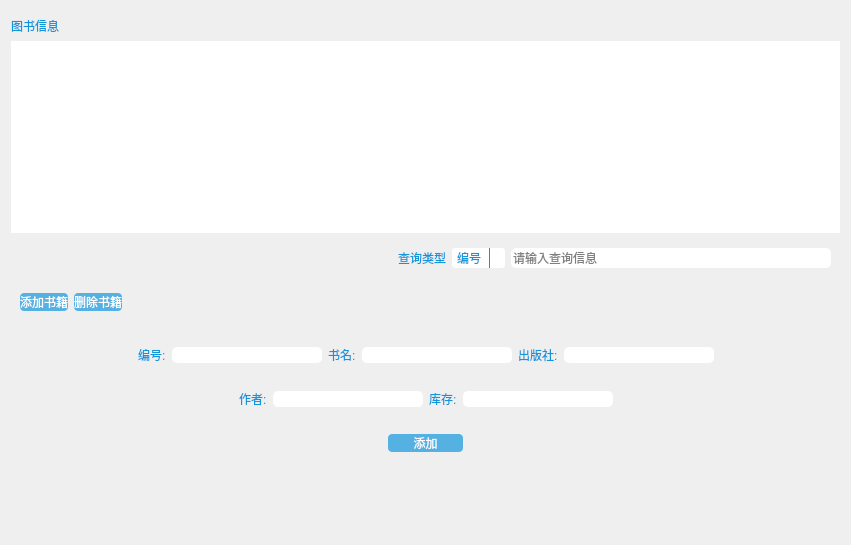
<?xml version="1.0" encoding="UTF-8"?>
<ui version="4.0">
 <class>Manager</class>
 <widget class="QWidget" name="Manager">
  <property name="geometry">
   <rect>
    <x>0</x>
    <y>0</y>
    <width>851</width>
    <height>545</height>
   </rect>
  </property>
  <property name="windowTitle">
   <string>Form</string>
  </property>
  <property name="styleSheet">
   <string notr="true">QLabel,
QTableView,
QComboBox
{
	border: none;
	color: #1296db;
	font: 14px &quot;微软雅黑&quot;;
}

QLabel:hover
{
	color: #ffffff;
}

QTableView:item:selected
{
	color: #1296db;
	background: qlineargradient(spread: pad, x1: 0, y1: 0, x2: 0, y2: 1, stop: 0 #def0fe, stop: 1 #c0def6);
}

QTableView:item:hover
{
	background: qlineargradient(spread: pad, x1: 0, y1: 0, x2: 0, y2: 1, stop: 0 #f2f9ff, stop: 1 #daefff);
}

QTableView:item
{
	padding: 5px;
	margin: 0px;
}

QScrollBar:vertical
{
	padding-top: 15px;
	padding-bottom: 15px;
	background-color: rgba(0, 0, 0, 0);
}

QScrollBar:add-line:vertical
{
	height: 15px;
	width: 15px;
	subcontrol-position: bottom;
	subcontrol-origin: margin;
	border-image: url(:/Images/down.png);
}

QScrollBar:add-line:vertical:pressed
{
	height: 15px;
	width: 15px;
	subcontrol-position: bottom;
	subcontrol-origin: margin;
	border-image: url(:/Images/down_pre.png);
}

QScrollBar:sub-line:vertical
{
	height: 15px;
	width: 15px;
	subcontrol-position: top;
	subcontrol-origin: margin;
	border-image: url(:/Images/up.png);
}

QScrollBar:sub-line:vertical:pressed
{
	height: 15px;
	width: 15px;
	subcontrol-position: top;
	subcontrol-origin: margin;
	border-image: url(:/Images/up_pre.png);
}

QScrollBar:handle:vertical
{
	background: #1296db;
	width: 15px;
}

QScrollBar:handle:vertical:hover
{
	width: 15px;
	background: #00aaff;
}

QLineEdit
{
	border: none;
	color: #000000;
	font: 75 14px &quot;微软雅黑&quot;;
	border-radius: 5px;
	selection-background-color: #def0fe;
	selection-color: #1296db;
}

QComboBox
{
	border-radius: 3px;
}

QComboBox::drop-down
{	
	border-left-width: 1px;
	border-left-style: solid;	
	border-bottom-right-radius: 3px;
	border-left-color: #1296db;
}

QComboBox:down-arrow
{
	image: url(:/Images/down.png);
}</string>
  </property>
  <layout class="QVBoxLayout" name="verticalLayout">
   <item>
    <widget class="MenuBar" name="widget_4" native="true"/>
   </item>
   <item>
    <widget class="QLabel" name="bookInfoLabel">
     <property name="sizePolicy">
      <sizepolicy hsizetype="Preferred" vsizetype="Preferred">
       <horstretch>0</horstretch>
       <verstretch>0</verstretch>
      </sizepolicy>
     </property>
     <property name="minimumSize">
      <size>
       <width>0</width>
       <height>0</height>
      </size>
     </property>
     <property name="maximumSize">
      <size>
       <width>16777215</width>
       <height>16777215</height>
      </size>
     </property>
     <property name="text">
      <string>图书信息</string>
     </property>
    </widget>
   </item>
   <item>
    <widget class="QTableView" name="bookInfoView">
     <property name="sizePolicy">
      <sizepolicy hsizetype="Preferred" vsizetype="Preferred">
       <horstretch>0</horstretch>
       <verstretch>0</verstretch>
      </sizepolicy>
     </property>
     <property name="focusPolicy">
      <enum>Qt::NoFocus</enum>
     </property>
     <property name="styleSheet">
      <string notr="true">color: #000000;</string>
     </property>
     <property name="verticalScrollBarPolicy">
      <enum>Qt::ScrollBarAsNeeded</enum>
     </property>
     <property name="horizontalScrollBarPolicy">
      <enum>Qt::ScrollBarAsNeeded</enum>
     </property>
     <property name="editTriggers">
      <set>QAbstractItemView::NoEditTriggers</set>
     </property>
     <property name="alternatingRowColors">
      <bool>false</bool>
     </property>
     <property name="selectionMode">
      <enum>QAbstractItemView::SingleSelection</enum>
     </property>
     <property name="selectionBehavior">
      <enum>QAbstractItemView::SelectRows</enum>
     </property>
     <property name="textElideMode">
      <enum>Qt::ElideLeft</enum>
     </property>
     <property name="sortingEnabled">
      <bool>true</bool>
     </property>
    </widget>
   </item>
   <item>
    <widget class="QWidget" name="widget" native="true">
     <layout class="QHBoxLayout" name="horizontalLayout">
      <item>
       <spacer name="horizontalSpacer_2">
        <property name="orientation">
         <enum>Qt::Horizontal</enum>
        </property>
        <property name="sizeHint" stdset="0">
         <size>
          <width>40</width>
          <height>20</height>
         </size>
        </property>
       </spacer>
      </item>
      <item>
       <widget class="QLabel" name="queryTypeLabel">
        <property name="sizePolicy">
         <sizepolicy hsizetype="Preferred" vsizetype="Preferred">
          <horstretch>0</horstretch>
          <verstretch>0</verstretch>
         </sizepolicy>
        </property>
        <property name="text">
         <string>查询类型</string>
        </property>
       </widget>
      </item>
      <item>
       <widget class="QComboBox" name="queryTypeComboBox">
        <property name="sizePolicy">
         <sizepolicy hsizetype="Preferred" vsizetype="Preferred">
          <horstretch>0</horstretch>
          <verstretch>0</verstretch>
         </sizepolicy>
        </property>
        <property name="focusPolicy">
         <enum>Qt::NoFocus</enum>
        </property>
        <item>
         <property name="text">
          <string>编号</string>
         </property>
        </item>
        <item>
         <property name="text">
          <string>书名</string>
         </property>
        </item>
        <item>
         <property name="text">
          <string>出版社</string>
         </property>
        </item>
        <item>
         <property name="text">
          <string>作者</string>
         </property>
        </item>
        <item>
         <property name="text">
          <string>库存</string>
         </property>
        </item>
       </widget>
      </item>
      <item>
       <widget class="QLineEdit" name="queryEdit">
        <property name="sizePolicy">
         <sizepolicy hsizetype="Expanding" vsizetype="Preferred">
          <horstretch>0</horstretch>
          <verstretch>0</verstretch>
         </sizepolicy>
        </property>
        <property name="maximumSize">
         <size>
          <width>320</width>
          <height>16777215</height>
         </size>
        </property>
        <property name="focusPolicy">
         <enum>Qt::StrongFocus</enum>
        </property>
        <property name="placeholderText">
         <string>请输入查询信息</string>
        </property>
        <property name="clearButtonEnabled">
         <bool>false</bool>
        </property>
       </widget>
      </item>
     </layout>
    </widget>
   </item>
   <item>
    <widget class="QWidget" name="widget_3" native="true">
     <layout class="QHBoxLayout" name="horizontalLayout_3">
      <property name="leftMargin">
       <number>9</number>
      </property>
      <property name="rightMargin">
       <number>9</number>
      </property>
      <item>
       <widget class="QPushButton" name="addButton">
        <property name="focusPolicy">
         <enum>Qt::NoFocus</enum>
        </property>
        <property name="styleSheet">
         <string notr="true">QPushButton 
{
	background-color: rgba(18, 150, 219, 0.7);
    border-radius: 4px;  
	color: #ffffff;
	font: 14px &quot;微软雅黑&quot;;
}  

QPushButton:pressed
{
	background-color: #00aaff;
}</string>
        </property>
        <property name="text">
         <string>添加书籍</string>
        </property>
       </widget>
      </item>
      <item>
       <widget class="QPushButton" name="deleteButton">
        <property name="focusPolicy">
         <enum>Qt::NoFocus</enum>
        </property>
        <property name="styleSheet">
         <string notr="true">QPushButton 
{
	background-color: rgba(18, 150, 219, 0.7);
    border-radius: 4px;  
	color: #ffffff;
	font: 14px &quot;微软雅黑&quot;;
}  

QPushButton:pressed
{
	background-color: #00aaff;
}</string>
        </property>
        <property name="text">
         <string>删除书籍</string>
        </property>
       </widget>
      </item>
      <item>
       <spacer name="horizontalSpacer">
        <property name="orientation">
         <enum>Qt::Horizontal</enum>
        </property>
        <property name="sizeHint" stdset="0">
         <size>
          <width>40</width>
          <height>20</height>
         </size>
        </property>
       </spacer>
      </item>
     </layout>
    </widget>
   </item>
   <item>
    <widget class="QWidget" name="addWidget" native="true">
     <layout class="QVBoxLayout" name="verticalLayout_2">
      <item>
       <widget class="QWidget" name="widget_6" native="true">
        <layout class="QHBoxLayout" name="horizontalLayout_4">
         <item>
          <spacer name="horizontalSpacer_5">
           <property name="orientation">
            <enum>Qt::Horizontal</enum>
           </property>
           <property name="sizeHint" stdset="0">
            <size>
             <width>40</width>
             <height>20</height>
            </size>
           </property>
          </spacer>
         </item>
         <item>
          <widget class="QLabel" name="numLabel">
           <property name="text">
            <string>编号:</string>
           </property>
          </widget>
         </item>
         <item>
          <widget class="QLineEdit" name="numEdit">
           <property name="sizePolicy">
            <sizepolicy hsizetype="Minimum" vsizetype="Fixed">
             <horstretch>0</horstretch>
             <verstretch>0</verstretch>
            </sizepolicy>
           </property>
           <property name="minimumSize">
            <size>
             <width>150</width>
             <height>0</height>
            </size>
           </property>
           <property name="focusPolicy">
            <enum>Qt::StrongFocus</enum>
           </property>
           <property name="clearButtonEnabled">
            <bool>true</bool>
           </property>
          </widget>
         </item>
         <item>
          <widget class="QLabel" name="nameLabel">
           <property name="text">
            <string>书名:</string>
           </property>
          </widget>
         </item>
         <item>
          <widget class="QLineEdit" name="nameEdit">
           <property name="sizePolicy">
            <sizepolicy hsizetype="Minimum" vsizetype="Fixed">
             <horstretch>0</horstretch>
             <verstretch>0</verstretch>
            </sizepolicy>
           </property>
           <property name="minimumSize">
            <size>
             <width>150</width>
             <height>0</height>
            </size>
           </property>
           <property name="focusPolicy">
            <enum>Qt::StrongFocus</enum>
           </property>
           <property name="clearButtonEnabled">
            <bool>true</bool>
           </property>
          </widget>
         </item>
         <item>
          <widget class="QLabel" name="publishLabel">
           <property name="text">
            <string>出版社:</string>
           </property>
          </widget>
         </item>
         <item>
          <widget class="QLineEdit" name="publishEdit">
           <property name="sizePolicy">
            <sizepolicy hsizetype="Minimum" vsizetype="Fixed">
             <horstretch>0</horstretch>
             <verstretch>0</verstretch>
            </sizepolicy>
           </property>
           <property name="minimumSize">
            <size>
             <width>150</width>
             <height>0</height>
            </size>
           </property>
           <property name="focusPolicy">
            <enum>Qt::StrongFocus</enum>
           </property>
           <property name="clearButtonEnabled">
            <bool>true</bool>
           </property>
          </widget>
         </item>
         <item>
          <spacer name="horizontalSpacer_4">
           <property name="orientation">
            <enum>Qt::Horizontal</enum>
           </property>
           <property name="sizeHint" stdset="0">
            <size>
             <width>40</width>
             <height>20</height>
            </size>
           </property>
          </spacer>
         </item>
        </layout>
       </widget>
      </item>
      <item>
       <widget class="QWidget" name="widget_7" native="true">
        <layout class="QHBoxLayout" name="horizontalLayout_5">
         <item>
          <spacer name="horizontalSpacer_7">
           <property name="orientation">
            <enum>Qt::Horizontal</enum>
           </property>
           <property name="sizeHint" stdset="0">
            <size>
             <width>40</width>
             <height>20</height>
            </size>
           </property>
          </spacer>
         </item>
         <item>
          <widget class="QLabel" name="authorLabel">
           <property name="text">
            <string>作者:</string>
           </property>
          </widget>
         </item>
         <item>
          <widget class="QLineEdit" name="authorEdit">
           <property name="sizePolicy">
            <sizepolicy hsizetype="Minimum" vsizetype="Fixed">
             <horstretch>0</horstretch>
             <verstretch>0</verstretch>
            </sizepolicy>
           </property>
           <property name="minimumSize">
            <size>
             <width>150</width>
             <height>0</height>
            </size>
           </property>
           <property name="focusPolicy">
            <enum>Qt::StrongFocus</enum>
           </property>
           <property name="clearButtonEnabled">
            <bool>true</bool>
           </property>
          </widget>
         </item>
         <item>
          <widget class="QLabel" name="inventoryLabel">
           <property name="text">
            <string>库存:</string>
           </property>
          </widget>
         </item>
         <item>
          <widget class="QLineEdit" name="inventoryEdit">
           <property name="sizePolicy">
            <sizepolicy hsizetype="Minimum" vsizetype="Fixed">
             <horstretch>0</horstretch>
             <verstretch>0</verstretch>
            </sizepolicy>
           </property>
           <property name="minimumSize">
            <size>
             <width>150</width>
             <height>0</height>
            </size>
           </property>
           <property name="focusPolicy">
            <enum>Qt::StrongFocus</enum>
           </property>
           <property name="clearButtonEnabled">
            <bool>true</bool>
           </property>
          </widget>
         </item>
         <item>
          <spacer name="horizontalSpacer_6">
           <property name="orientation">
            <enum>Qt::Horizontal</enum>
           </property>
           <property name="sizeHint" stdset="0">
            <size>
             <width>40</width>
             <height>20</height>
            </size>
           </property>
          </spacer>
         </item>
        </layout>
       </widget>
      </item>
      <item>
       <widget class="QWidget" name="widget_5" native="true">
        <layout class="QHBoxLayout" name="horizontalLayout_6">
         <item>
          <spacer name="horizontalSpacer_8">
           <property name="orientation">
            <enum>Qt::Horizontal</enum>
           </property>
           <property name="sizeHint" stdset="0">
            <size>
             <width>40</width>
             <height>20</height>
            </size>
           </property>
          </spacer>
         </item>
         <item>
          <widget class="QPushButton" name="confirmButton">
           <property name="minimumSize">
            <size>
             <width>75</width>
             <height>0</height>
            </size>
           </property>
           <property name="focusPolicy">
            <enum>Qt::NoFocus</enum>
           </property>
           <property name="styleSheet">
            <string notr="true">QPushButton 
{
	background-color: rgba(18, 150, 219, 0.7);
    border-radius: 4px;  
	color: #ffffff;
	font: 14px &quot;微软雅黑&quot;;
}  

QPushButton:pressed
{
	background-color: #00aaff;
}</string>
           </property>
           <property name="text">
            <string>添加</string>
           </property>
          </widget>
         </item>
         <item>
          <spacer name="horizontalSpacer_9">
           <property name="orientation">
            <enum>Qt::Horizontal</enum>
           </property>
           <property name="sizeHint" stdset="0">
            <size>
             <width>40</width>
             <height>20</height>
            </size>
           </property>
          </spacer>
         </item>
        </layout>
       </widget>
      </item>
     </layout>
    </widget>
   </item>
   <item>
    <spacer name="verticalSpacer">
     <property name="orientation">
      <enum>Qt::Vertical</enum>
     </property>
     <property name="sizeHint" stdset="0">
      <size>
       <width>20</width>
       <height>22</height>
      </size>
     </property>
    </spacer>
   </item>
  </layout>
 </widget>
 <customwidgets>
  <customwidget>
   <class>MenuBar</class>
   <extends>QWidget</extends>
   <header>menubar.h</header>
   <container>1</container>
  </customwidget>
 </customwidgets>
 <resources/>
 <connections/>
</ui>
